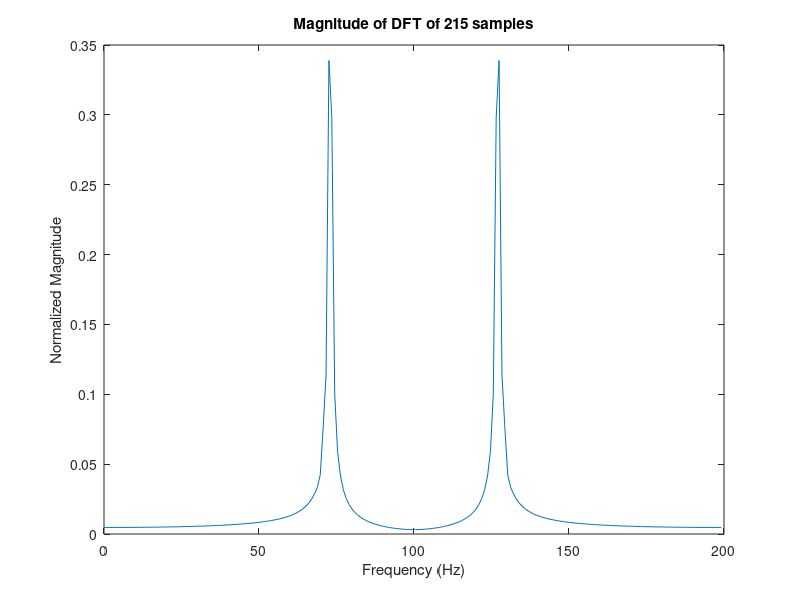
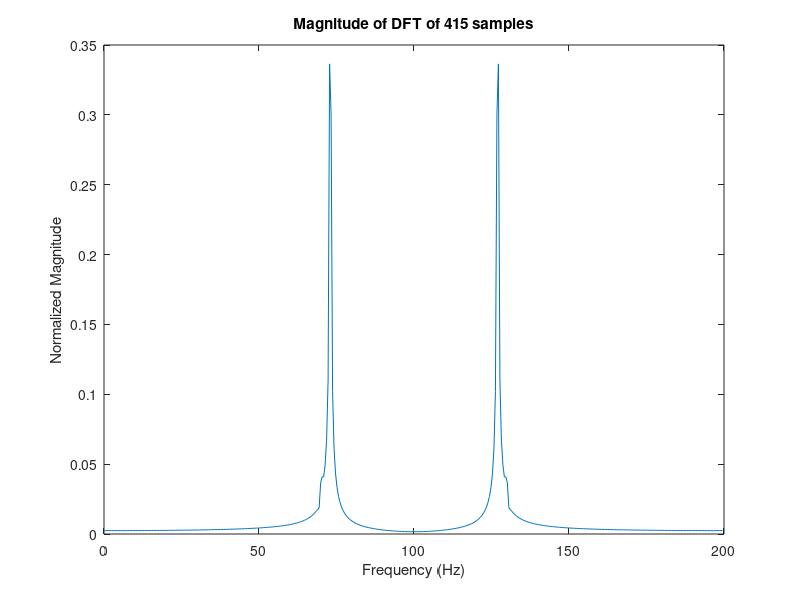
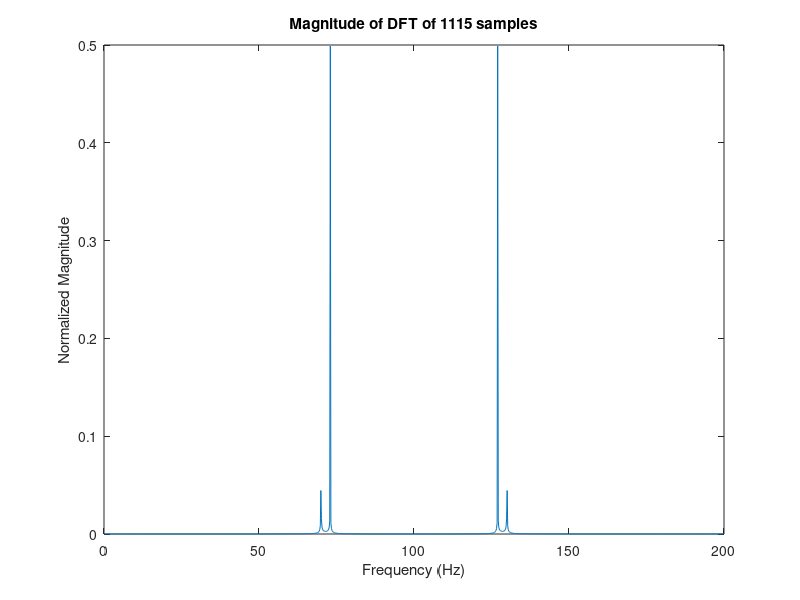
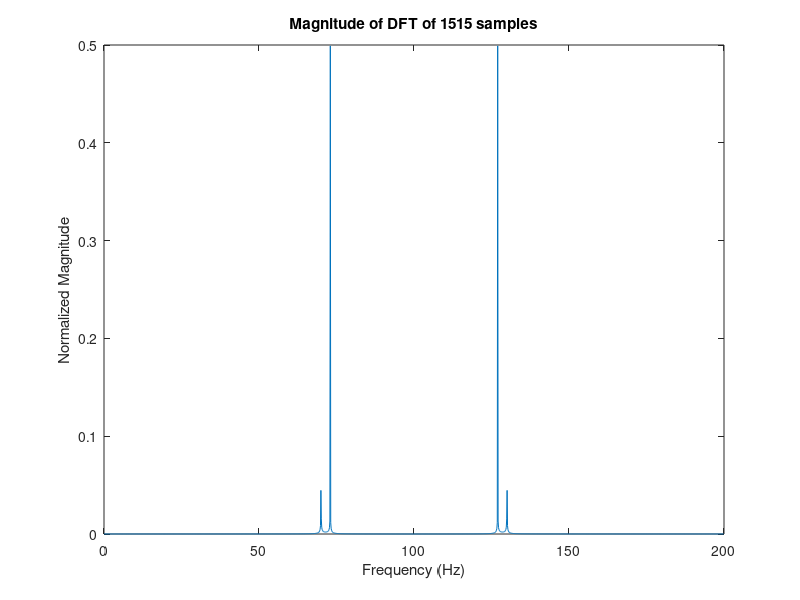

Write MATLAB code to recreate these figures, in order.
A = 140;
B = 146;

fs = 200;
dt = 1/fs;

t = 0:dt:10-dt;

xa = 0.1*sin(A*pi*t) + cos(B*pi*t);

y1 = fft(xa, 215);
f1 = (0:214)*fs/215;
N1 = length(y1);

figure;
plot(f1, abs(y1/N1))
title("Magnitude of DFT of 215 samples");
xlabel("Frequency (Hz)");
ylabel("Normalized Magnitude");

y2 = fft(xa, 415);
f2 = (0:414)*fs/415;
N2 = length(y2);

figure;
plot(f2, abs(y2/N2))
title("Magnitude of DFT of 415 samples");
xlabel("Frequency (Hz)");
ylabel("Normalized Magnitude");

y3 = fft(xa, 1115);
f3 = (0:1114)*fs/1115;
N3 = length(y3);

figure;
plot(f3, abs(y3/N3))
title("Magnitude of DFT of 1115 samples");
xlabel("Frequency (Hz)");
ylabel("Normalized Magnitude");

y4 = fft(xa, 1515);
f4 = (0:1514)*fs/1515;
N4 = length(y4);

figure;
plot(f4, abs(y4/N4))
title("Magnitude of DFT of 1515 samples");
xlabel("Frequency (Hz)");
ylabel("Normalized Magnitude");

y5 = fft(xa, 1915);
f5 = (0:1914)*fs/1915;
N5 = length(y5);

figure;
plot(f5, abs(y5/N5))
title("Magnitude of DFT of 1915 samples");
xlabel("Frequency (Hz)");
ylabel("Normalized Magnitude");